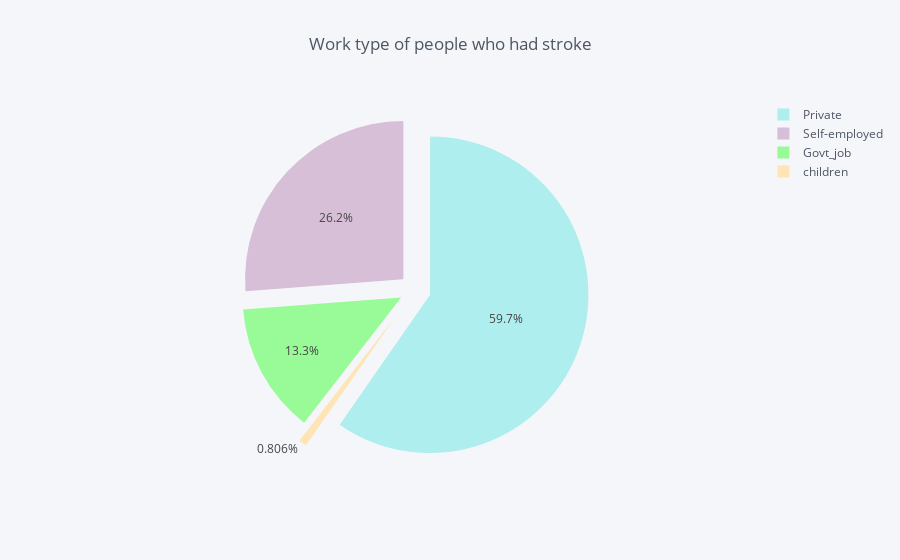

Notebook source saved alongside this figure:
### Markdown cell above
<h3 style='background:#F1C4EF; border:1; border-radius:10px; color:black'><center>Work type of people who had stroke</center></h3>

### Code cell
job = df.groupby(df['work_type'])['stroke'].sum()
df_job = pd.DataFrame({'labels': job.index,
                   'values': job.values
                  })
colors2= ['palegreen','paleturquoise','thistle','moccasin']
df_job.iplot(kind='pie',labels='labels',values='values', title='Work type of people who had stroke', colors = colors2, 
            pull=[0.1, 0.1, 0.1, 0.2])

### Figure 1 — Plotly figure (JSON) as saved in the notebook; plotly's stock layout.template omitted (floating-point values rounded to 4 significant figures)
{"data": [{"labels": ["Govt_job", "Private", "Self-employed", "children"], "marker": {"colors": ["rgba(152, 251, 152, 1.0)", "rgba(175, 238, 238, 1.0)", "rgba(216, 191, 216, 1.0)", "rgba(255, 228, 181, 1.0)"]}, "name": "", "pull": [0.1, 0.1, 0.1, 0.2], "type": "pie", "values": [33, 148, 65, 2]}], "layout": {"legend": {"bgcolor": "#F5F6F9", "font": {"color": "#4D5663"}}, "paper_bgcolor": "#F5F6F9", "plot_bgcolor": "#F5F6F9", "title": "Work type of people who had stroke", "titlefont": {"color": "#4D5663"}}}
